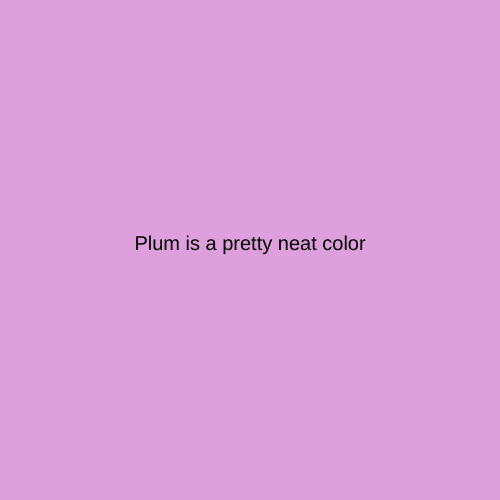
Frame 1 (no input)
Frame 60 (no input): identical to frame 1, image omitted
Frame 120 (the mouse pressed at the canvas centre since frame 60): identical to frame 1, image omitted

The p5.js sketch that drew this single still picture (run headless with seeded random() and noise() and a simulated clock; from frame 60 on, the mouse is pressed at the canvas centre):

// p5.js sketch
// ── sketch.js
let myState = 0
let myTimer = 0

function setup() {
  createCanvas(500, 500);
}

function draw() {
textAlign(CENTER);
switch(myState){
  case 0:
background('Plum');
textSize(20)
text("Plum is a pretty neat color", width/2, height/2);
myTimer++ ;
if (myTimer > 3*60){
  myTimer = 0 ;
  myState = 1 ;
}
  break;

  case 1:
background('Thistle');
textSize(20)
text("Thistle is a fantabulous color", width/2, height/2);
myTimer++ ;
if (myTimer > 3*60){
  myTimer = 0 ;
  myState = 2 ;
}
  break;

  case 2:
background('Lavender');
textSize(20)
text("Lavender is an okay color", width/2, height/2);
myTimer++ ;
if (myTimer > 3*60){
  myTimer = 0 ;
  myState = 0 ;
}
  break;





}
}
